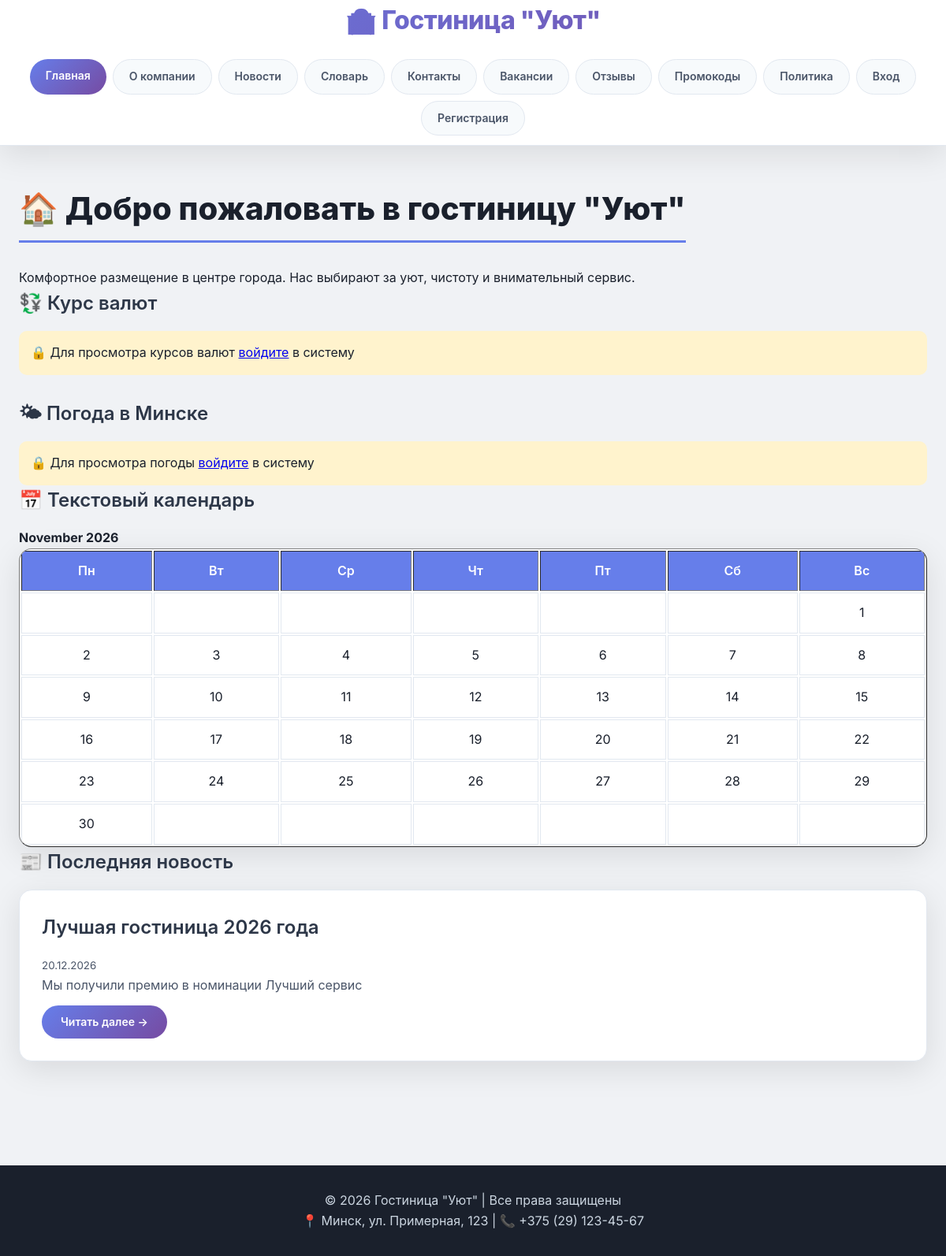
The page / on the database its author committed.
### hotel/models.py (models this page shows, shortened)
class News(models.Model):
    title = models.CharField(max_length=200)
    short_description = models.CharField(max_length=300)
    full_text = models.TextField()
    image = models.ImageField(upload_to='news/', null=True, blank=True)
    created_at = models.DateTimeField(auto_now_add=True)
    published_at = models.DateTimeField(default=timezone.now)
    class Meta:
        verbose_name = 'Новость'
        verbose_name_plural = 'Новости'
        ordering = ['-published_at']

### hotel/views.py (the view, shortened to what this page needs)
# urls.py: path('', views.home, name='home'),
def home(request):
    latest_news = News.objects.first()
    weather_data = {}
    if request.user.is_authenticated:
        try:
            weather_url = f"https://api.openweathermap.org/data/2.5/weather?q=Minsk&appid=bd5e378503939ddaee76f12ad7a97608&units=metric&lang=ru"
            response = requests.get(weather_url, timeout=5)
            if response.status_code == 200:
                weather_data = response.json()
        except:
            weather_data = {}
    else:
        weather_data = {'error': 'Требуется авторизация'}
    now = datetime.now()
    cal = calendar.monthcalendar(now.year, now.month)
    chart_base64 = None
    statistics = None
    context = {
        'latest_news': latest_news,
        'weather_data': weather_data,
        'calendar': cal,
        'current_month': now.strftime('%B %Y'),
        'chart_base64': chart_base64,
        'statistics': statistics,
        'is_admin_or_manager': request.user.is_authenticated and (request.user.is_superuser or (hasattr(request.user, 'employee'))),
    }
    return render(request, 'hotel/home.html', context)

### hotel/templates/hotel/home.html (shortened to what this page needs)
{% extends 'hotel/base.html' %}
{% load static %}
{% block content %}
<h2>🏠 Добро пожаловать в гостиницу "Уют"</h2>
<p>Комфортное размещение в центре города. Нас выбирают за уют, чистоту и внимательный сервис.</p>
<h3>💱 Курс валют</h3>
{% if user.is_authenticated %}
    <div class="exchange-rates" style="background: #f0f4f8; padding: 20px; border-radius: 12px; margin-bottom: 30px;">
        <p>💵 1 Доллар США = <strong>2.75</strong> белорусских рублей</p>
        <p>💶 1 Евро = <strong>3.10</strong> белорусских рублей</p>
    </div>
{% else %}
    <div style="background:#fff3cd; padding:15px; border-radius:10px; margin-bottom: 30px;">
        🔒 Для просмотра курсов валют <a href="/login/">войдите</a> в систему
    </div>
{% endif %}
<h3>🌤 Погода в Минске</h3>
{% if user.is_authenticated %}
    {% if weather_data %}
        {% if weather_data.error %}
            <p>⚠️ {{ weather_data.error }}</p>
        {% else %}
            <div class="weather">
                <p>📍 {{ weather_data.name }}</p>
                <p>🌡 Температура: {{ weather_data.main.temp }}°C</p>
                <p>💨 Ветер: {{ weather_data.wind.speed }} м/с</p>
                <p>☁️ {{ weather_data.weather.0.description }}</p>
            </div>
        {% endif %}
    {% else %}
        <p>Данные о погоде временно недоступны</p>
    {% endif %}
{% else %}
    <div style="background:#fff3cd; padding:15px; border-radius:10px;">
        🔒 Для просмотра погоды <a href="/login/">войдите</a> в систему
    </div>
{% endif %}
<h3>📅 Текстовый календарь</h3>
<div class="calendar">
    <h4>{{ current_month }}</h4>
    <table border="1" cellpadding="5">
        <tr>
            <th>Пн</th><th>Вт</th><th>Ср</th><th>Чт</th><th>Пт</th><th>Сб</th><th>Вс</th>
        </tr>
        {% for week in calendar %}
        <tr>
            {% for day in week %}
                {% if day == 0 %}
                    <td> </td>
                {% else %}
                    <td>{{ day }}</td>
                {% endif %}
            {% endfor %}
        </tr>
        {% endfor %}
    </table>
</div>
<h3>📰 Последняя новость</h3>
{% if latest_news %}
    <div class="news-item">
        <h3>{{ latest_news.title }}</h3>
        <p><small>{{ latest_news.published_at|date:"d.m.Y" }}</small></p>
        <p>{{ latest_news.short_description }}</p>
        <a href="/news/{{ latest_news.id }}/" class="btn">Читать далее →</a>
    </div>
{% else %}
    <p>Новостей пока нет</p>
{% endif %}
{% endblock %}

### hotel/static/hotel/css/style.css (style rules this page uses)
:root { --primary: #667eea; --primary-dark: #5a67d8; --secondary: #f56565; --dark: #2d3748; --light: #f7fafc; --gray: #718096; --success: #48bb78; --warning: #ed8936; --gradient: linear-gradient(135deg, #667eea 0%, #764ba2 100%); --shadow: 0 10px 40px rgba(0,0,0,0.1); --shadow-hover: 0 20px 60px rgba(0,0,0,0.15); --border-radius: 16px; --transition: all 0.3s ease; }
* { margin: 0; padding: 0; box-sizing: border-box; }
body { font-family: 'Inter', -apple-system, BlinkMacSystemFont, 'Segoe UI', Roboto, sans-serif; background: #f0f2f5; color: #1a202c; line-height: 1.6; min-height: 100vh; }
.news-item, .term-item, .vacancy-item, .review-item, .promo-item, .booking-item, .employee-card { background: white; padding: 28px; margin-bottom: 24px; border-radius: var(--border-radius); box-shadow: var(--shadow); transition: var(--transition); border: 1px solid #e2e8f0; color: #1a202c; }
.news-item h3, .term-item strong, .vacancy-item h3, .review-item p, .promo-item h3, .booking-item p, .employee-card h3 { color: #2d3748; }
.news-item p, .term-item p, .vacancy-item p, .review-item p, .promo-item p, .booking-item p, .employee-card p { color: #4a5568; }
.btn { display: inline-block; background: var(--gradient); color: white !important; padding: 10px 24px; text-decoration: none; border-radius: 40px; margin-top: 12px; margin-right: 8px; transition: var(--transition); border: none; cursor: pointer; font-weight: 600; font-size: 14px; }
main h2 { font-size: 2.5rem; font-weight: 800; margin-bottom: 32px; color: #1a202c; border-bottom: 3px solid var(--primary); display: inline-block; padding-bottom: 8px; }
main h3 { font-size: 1.5rem; font-weight: 600; margin-bottom: 16px; color: #2d3748; }
.calendar table { background: white; border-radius: var(--border-radius); overflow: hidden; box-shadow: var(--shadow); width: 100%; }
.calendar th { background: var(--primary); color: white; padding: 12px; font-weight: 600; }
.calendar td { padding: 12px; text-align: center; border: 1px solid #e2e8f0; color: #1a202c; }
.news-item, .term-item, .vacancy-item, .review-item, .promo-item, .booking-item, .employee-card { animation: fadeIn 0.5s ease-out; }

### rows shown on the page
News: title "Лучшая гостиница 2026 года", published_at "20.12.2026", short_description "Мы получили премию в номинации Лучший сервис"

### other values the page prints
{{ day }} "1" "2" "3" "4" "5" "6" "7" "8" "9" "10" "11" "12" "13" "14" "15" "16" "17" "18" "19" "20" "21" "22" "23" "24" "25" "26" "27" "28" "29" "30"
